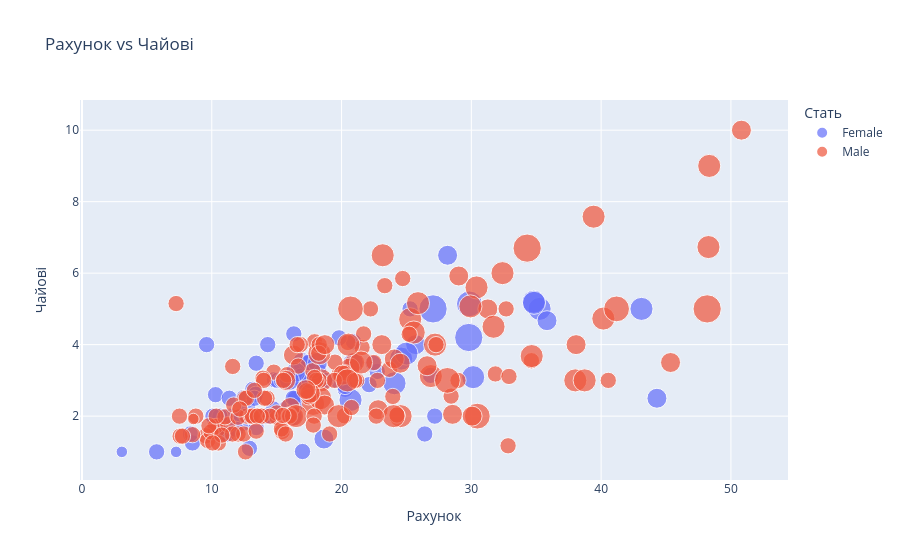

The notebook cell saved with this chart:
### Code cell
pts = px.scatter(df, x='total_bill', y='tip', color='sex',
                 size='size',
                 title='Рахунок vs Чайові',
                 labels={'total_bill': 'Рахунок', 'tip': 'Чайові', 'sex': 'Стать', 'size': 'Кількість гостей'})
pts.show()

### Figure 1 — Plotly figure (JSON) as saved in the notebook; plotly's stock layout.template omitted (floating-point values rounded to 4 significant figures; data arrays with more than 128 entries replaced by an {"elided": "..."} marker saying what was removed)
{"data": [{"hovertemplate": "Стать=Female<br>Рахунок=%{x}<br>Чайові=%{y}<br>Кількість гостей=%{marker.size}<extra></extra>", "legendgroup": "Female", "marker": {"color": "#636efa", "size": [2, 4, 4, 2, 3, 3, 2, 2, 2, 2, 4, 3, 2, 4, 2, 2, 1, 3, 2, 2, 2, 1, 4, 2, 2, 2, 2, 2, 3, 2, 2, 2, 1, 3, 2, 2, 2, 4, 2, 2, 6, 2, 2, 2, 2, 2, 2, 2, 2, 2, 2, 2, 6, 2, 2, 3, 2, 5, 4, 2, 3, 2, 2, 2, 2, 3, 3, 2, 4, 2, 2, 2, 2, 3, 2, 2, 3, 2, 4, 2, 3, 2, 2, 2, 3, 2, 2], "sizemode": "area", "sizeref": 0.015, "symbol": "circle"}, "mode": "markers", "name": "Female", "orientation": "v", "showlegend": true, "type": "scatter", "x": [16.99, 24.59, 35.26, 14.83, 10.33, 16.97, 20.29, 15.77, 19.65, 15.06, 20.69, 16.93, 10.29, 34.81, 26.41, 16.45, 3.07, 17.07, 26.86, 25.28, 14.73, 10.07, 34.83, 5.75, 16.32, 22.75, 11.35, 15.38, 44.3, 22.42, 20.92, 14.31, 7.25, 25.71, 17.31, 10.65, 12.43, 24.08, 13.42, 12.48, 29.8, 14.52, 11.38, 20.27, 11.17, 12.26, 18.26, 8.51, 10.33, 14.15, 13.16, 17.47, 27.05, 16.43, 8.35, 18.64, 11.87, 29.85, 25.0, 13.39, 16.21, 17.51, 10.59, 10.63, 9.6, 20.9, 18.15, 19.81, 43.11, 13.0, 12.74, 13.0, 16.4, 16.47, 12.76, 13.27, 28.17, 12.9, 30.14, 13.42, 15.98, 16.27, 10.09, 22.12, 35.83, 27.18, 18.78], "xaxis": "x", "y": [1.01, 3.61, 5.0, 3.02, 1.67, 3.5, 2.75, 2.23, 3.0, 3.0, 2.45, 3.07, 2.6, 5.2, 1.5, 2.47, 1.0, 3.0, 3.14, 5.0, 2.2, 1.83, 5.17, 1.0, 4.3, 3.25, 2.5, 3.0, 2.5, 3.48, 4.08, 4.0, 1.0, 4.0, 3.5, 1.5, 1.8, 2.92, 1.68, 2.52, 4.2, 2.0, 2.0, 2.83, 1.5, 2.0, 3.25, 1.25, 2.0, 2.0, 2.75, 3.5, 5.0, 2.3, 1.5, 1.36, 1.63, 5.14, 3.75, 2.61, 2.0, 3.0, 1.61, 2.0, 4.0, 3.5, 3.5, 4.19, 5.0, 2.0, 2.01, 2.0, 2.5, 3.23, 2.23, 2.5, 6.5, 1.1, 3.09, 3.48, 3.0, 2.5, 2.0, 2.88, 4.67, 2.0, 3.0], "yaxis": "y"}, {"hovertemplate": "Стать=Male<br>Рахунок=%{x}<br>Чайові=%{y}<br>Кількість гостей=%{marker.size}<extra></extra>", "legendgroup": "Male", "marker": {"color": "#EF553B", "size": {"elided": "157 int values"}, "sizemode": "area", "sizeref": 0.015, "symbol": "circle"}, "mode": "markers", "name": "Male", "orientation": "v", "showlegend": true, "type": "scatter", "x": {"elided": "157 float values"}, "xaxis": "x", "y": {"elided": "157 float values"}, "yaxis": "y"}], "layout": {"legend": {"itemsizing": "constant", "title": {"text": "Стать"}, "tracegroupgap": 0}, "title": {"text": "Рахунок vs Чайові"}, "xaxis": {"anchor": "y", "domain": [0, 1], "title": {"text": "Рахунок"}}, "yaxis": {"anchor": "x", "domain": [0, 1], "title": {"text": "Чайові"}}}}
